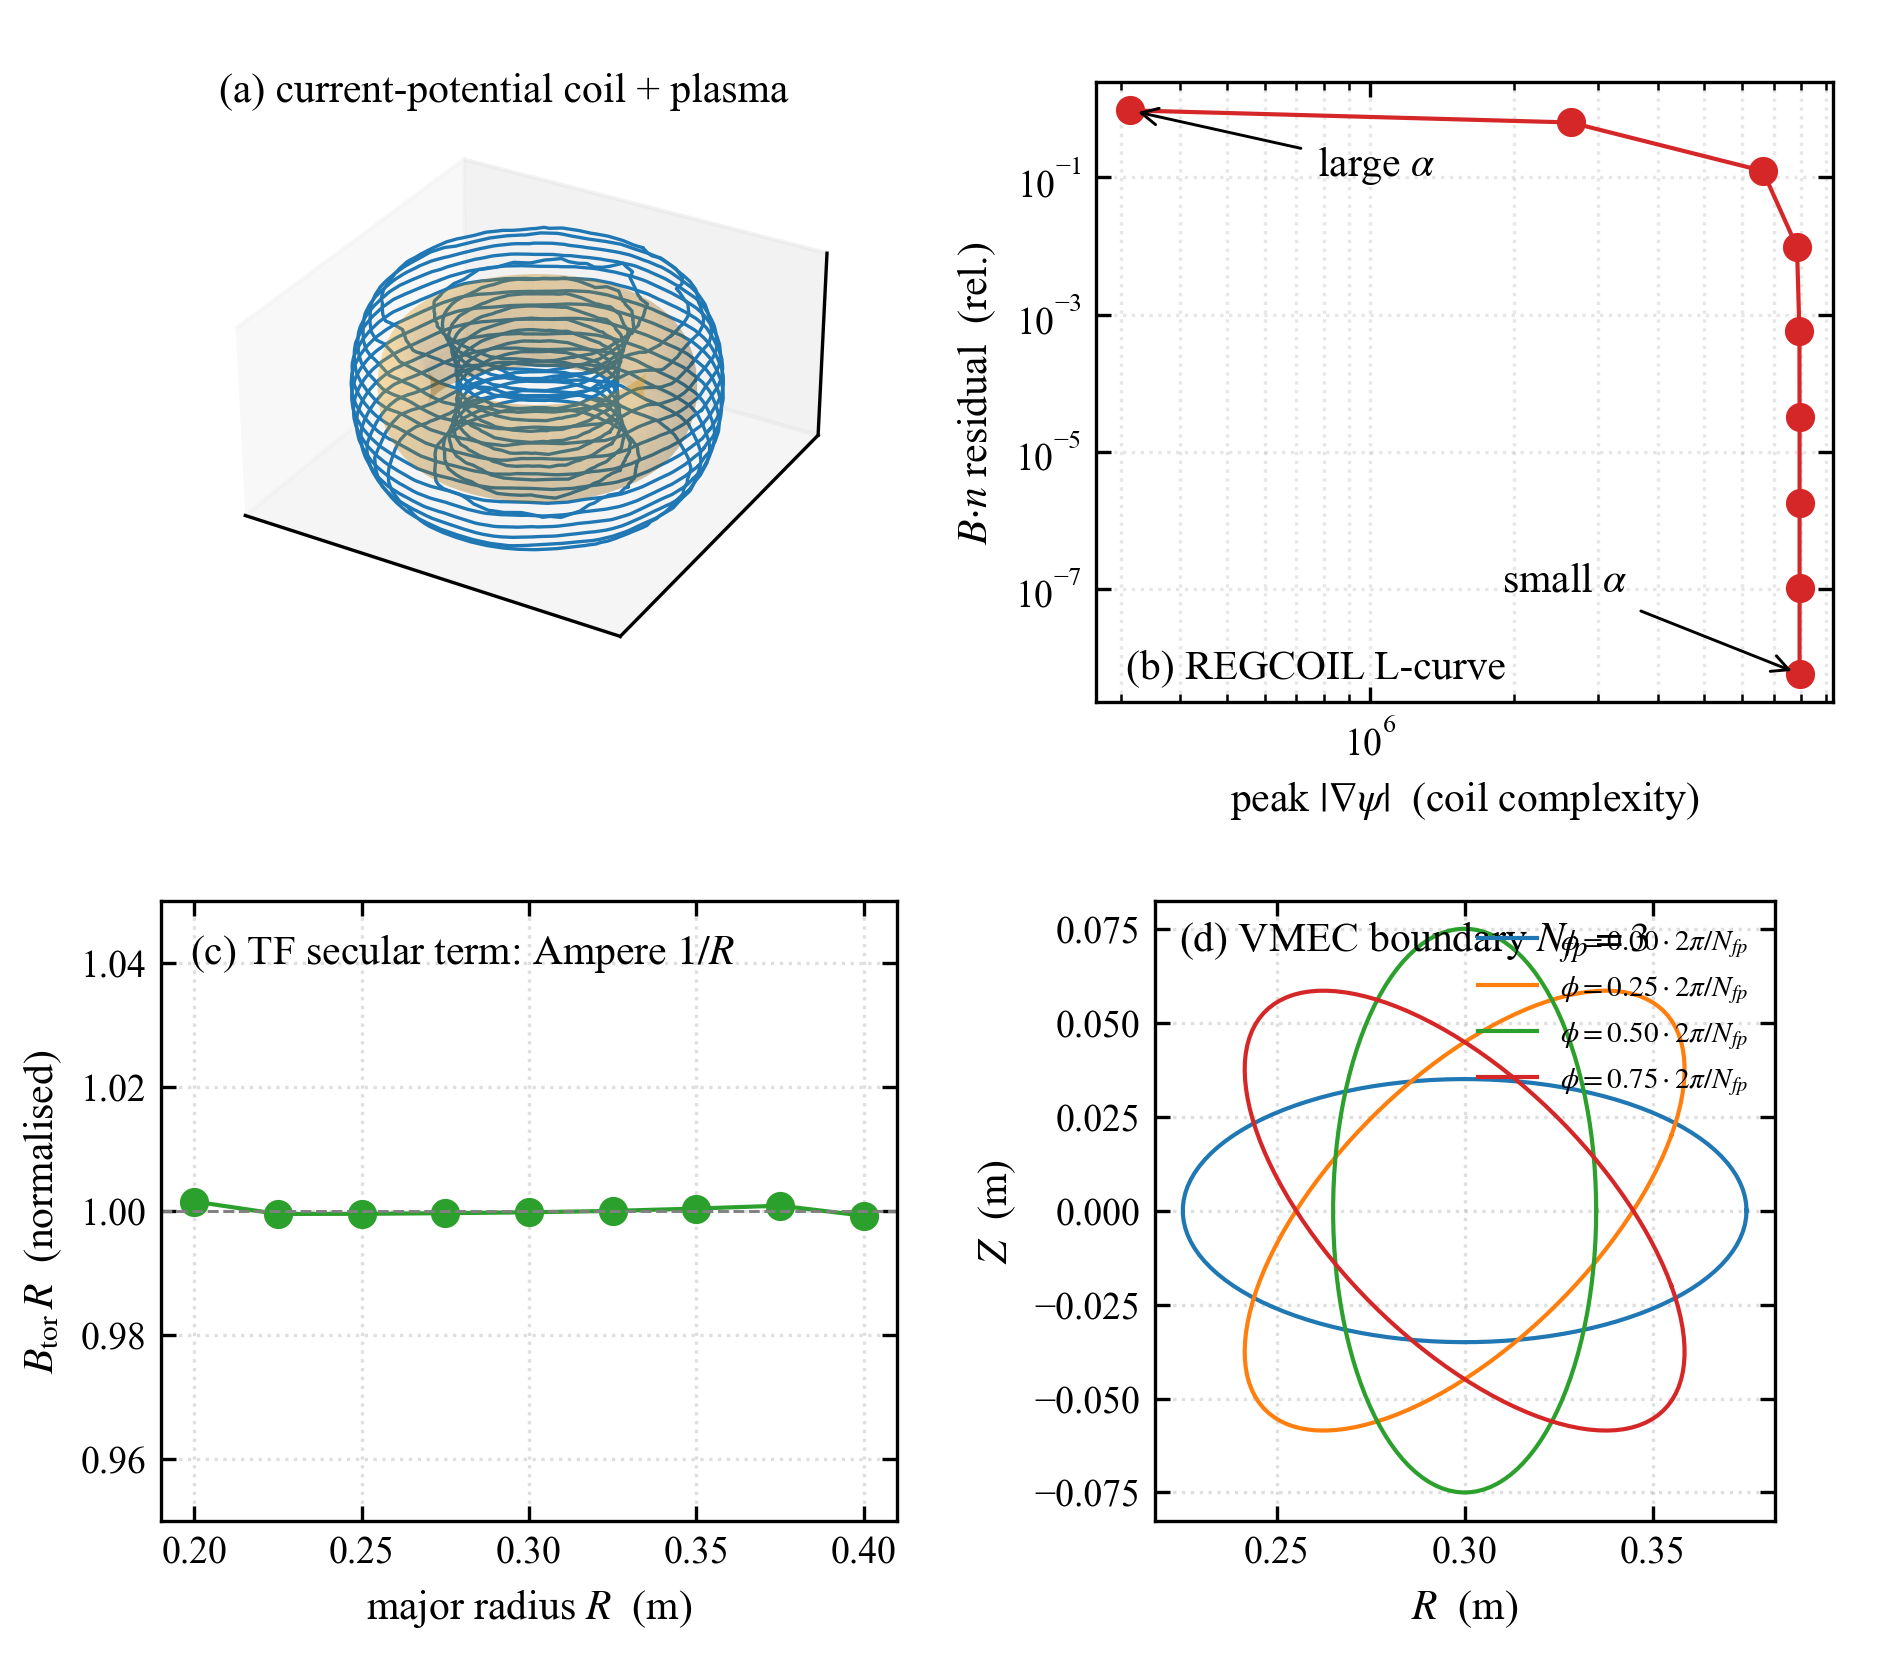

This figure's Python source:
#!/usr/bin/env python3
"""mini-REGCOIL / NESCOIL: a fusion coil-design (stellarator Stage-2) demo.

The stream-function (current-potential) machinery that designs an MRI gradient
coil or an induction-heating work coil is, mathematically, the SAME object the
fusion community calls a **winding-surface current potential** -- the unknown of
NESCOIL (Merkel 1987), REGCOIL (Landreman 2017) and the surface part of FOCUS
(Zhu 2018).  The Stage-2 coil problem is:

    given a target NORMAL field  B.n  on the PLASMA boundary,
    find a current potential psi on a WINDING SURFACE around it
    whose Biot-Savart field reproduces that B.n  (its iso-contours = the coils).

This demo runs that forward problem with Radia's existing surface-FE stream
function, in four parts:

  1. FORWARD WORKS -- two producible targets reproduced to MACHINE PRECISION:
       * uniform vertical field B.n   (a PF / equilibrium / vertical-field coil)
       * non-axisymmetric  sin(theta) cos(2 phi)  (a stellarator-like shape)
     ``A_n psi = B_n`` where the rows of ``A_n`` are the plasma-boundary normal
     component ``n.B`` of the winding-surface Biot-Savart kernel (we already
     assemble the 3-component ``A``; we just dot it with the plasma normal).

  2. THE REGCOIL TRADE-OFF -- on a GENUINELY HARD target the winding surface
     cannot reproduce cheaply (a high (theta, phi) mode that decays across the
     plasma-coil gap), sweeping the regularisation weight alpha traces the
     classic REGCOIL L-curve: (field error, coil complexity).

  3. NET CURRENT (the multivalued / secular term) -- a single-valued psi can
     only carry currents that net to zero through each hole of the winding
     torus.  A real coil set carries NET current: the current potential gains a
     SECULAR term  Psi = psi + (G/2pi) zeta + (I/2pi) theta  (zeta toroidal,
     theta poloidal angle).  The TWO extra degrees of freedom are the first
     cohomology generators of the winding surface -- their COUNT is the surface
     Betti number b1 = 2 (genus 1), which we CONFIRM gmsh-free via the Euler
     characteristic of the triangulated torus (b1 = 2 - chi; the volume T-Omega
     cut engine ``src/radia/cohomology_cut.py`` is itself gmsh-free,
     ``radia.cohomology``).  We verify the
     net-poloidal-current (TF) secular term reproduces the textbook  B_tor ~ 1/R
     toroidal field (Ampere's law) inside the tube and ~0 outside.  Key physics:
     the TF field is TANGENT to the plasma boundary (n.B ~ 0), so the net
     poloidal current is a PRESCRIBED engineering parameter (you set it for the
     desired on-axis B_tor) -- exactly why REGCOIL takes net_poloidal_current as
     an INPUT, not a fitted output.

  4. A VMEC-SHAPED PLASMA BOUNDARY -- the circular plasma torus is replaced by a
     genuinely non-axisymmetric **rotating-ellipse** boundary in the VMEC Fourier
     representation  R = sum RBC(m,n) cos(m th - n NFP ph),  Z = sum ZBS(m,n)
     sin(...) , with analytic surface normals from the parametric tangents.  A
     real machine's free-boundary equilibrium can be dropped in with
     ``--wout wout_*.nc`` (a standard VMEC output; the netCDF4 reader extracts
     the boundary rmnc/zmns coefficients).

HONEST SCOPE (what this is and is NOT):
  * Parts 1-2 use a SINGLE-VALUED psi -- correct for PF / RMP / shaping / shim
    fields.  Part 3 adds the multivalued secular term for net-current (TF-type)
    coils; the generator COUNT is computed (Euler characteristic, gmsh-free), and on the torus
    the generators themselves are analytic (exact).  For a general winding
    surface the generators come from the cohomology cut
    (``src/radia/cohomology_cut.py``), not analytic forms.
  * The producible targets reproduce to ~1e-8 BECAUSE they are smooth and within
    reach; that is honest (the forward map is exact), not a hidden tolerance.
  * Part 4's default boundary is an ANALYTIC rotating-ellipse model, NOT a
    converged equilibrium -- a stand-in with the genuine VMEC Fourier shape.  A
    production run drops in a real ``wout_*.nc`` (reader provided, verified by a
    round-trip against the VMEC netCDF schema) and additionally needs coil force
    / stress and winding-surface geometry optimisation (FOCUS).

Run (standalone -- no Cubit, no panel UI):
    python demo_regcoil_fusion.py
    python demo_regcoil_fusion.py --no-plot               # JSON only
    python demo_regcoil_fusion.py --wout wout_w7x.nc      # real VMEC boundary
    python demo_regcoil_fusion.py --no-cohomology         # skip the b1 (Euler-char) check

Writes validation evidence to
``validation_test/stream_function/demos/demo_regcoil_fusion.json`` and, if
matplotlib + radia-mcp are present, ``demo_regcoil_fusion.{png,pdf}`` next to
this script.
"""
from __future__ import annotations

import argparse
import json
import math
import os
import platform
from datetime import datetime

import numpy as np

from _validation_output import validation_output

# major radius shared by the winding torus and the (circular) plasma torus -- a
# simple, reproducible stand-in for a VMEC boundary (Part 4 replaces it).
R_MAJOR = 0.30
A_PLASMA = 0.06       # plasma-boundary minor radius (circular case, parts 1-3)
A_WIND = 0.12         # winding-surface minor radius (the coil lives here)
_MU0 = 4.0e-7 * math.pi
_MU0_4PI = 1.0e-7


def _torus_surface_vol(a, maxh, path):
    """Save a torus SURFACE mesh (revolved wire = dim-2 surface, what the
    surface stream function lives on -- revolving a Face would give a solid)."""
    from netgen.occ import WorkPlane, Axes, Pnt, Y, Z, Axis, OCCGeometry
    wire = WorkPlane(Axes(Pnt(R_MAJOR, 0, 0), n=Y)).Circle(a).Wire()
    surf = wire.Revolve(Axis(Pnt(0, 0, 0), Z), 360)
    OCCGeometry(surf).GenerateMesh(maxh=maxh).Save(path)
    return path


def _plasma_points_normals(plasma, eval_max):
    """Circular-plasma sample points + analytic outward normals (torus)."""
    pts = np.array([list(v.point) for v in plasma.vertices])
    if len(pts) > eval_max:
        pts = pts[np.linspace(0, len(pts) - 1, eval_max).astype(int)]
    phi = np.arctan2(pts[:, 1], pts[:, 0])
    nrm = np.column_stack([pts[:, 0] - R_MAJOR * np.cos(phi),
                           pts[:, 1] - R_MAJOR * np.sin(phi), pts[:, 2]])
    nrm /= (np.linalg.norm(nrm, axis=1, keepdims=True) + 1e-30)
    rho = np.hypot(pts[:, 0], pts[:, 1]) - R_MAJOR
    theta = np.arctan2(pts[:, 2], rho)
    return pts, nrm, theta, phi


def _A_normal(C, fes, n_cf, pts, nrm):
    """B.n design matrix rows: 3-component winding Biot-Savart dotted with the
    plasma normal -> A_n[m, dof] = n . B at plasma point m from psi-dof."""
    A3 = C._assemble_biot_savart(fes, n_cf, pts, [0, 1, 2]).reshape(
        len(pts), 3, fes.ndof)
    return np.einsum("mc,mcj->mj", nrm, A3)


def _design(C, fes, coil, A_n, Bn, regularize, alpha_rel):
    """Solve min psi^T S psi s.t. (regularised) A_n psi = Bn; return psi + diag.

    Returns (psi, B.n relative residual, peak |grad psi| = coil complexity)."""
    from ngsolve import GridFunction
    S = C._seminorm(fes, regularize).toarray()
    AtA = A_n.T @ A_n
    alpha = alpha_rel * np.trace(AtA) / fes.ndof
    psi = np.linalg.solve(AtA + alpha * S, A_n.T @ Bn)
    res = float(np.linalg.norm(A_n @ psi - Bn) / (np.linalg.norm(Bn) + 1e-30))
    gfu = GridFunction(fes)
    gfu.vec.FV().NumPy()[:] = psi
    return psi, res, float(C._peak_current_density(fes, coil, gfu))


def _contours(C, coil, psi, n_levels):
    verts = np.array([list(v.point) for v in coil.vertices])
    tris = C._surface_triangles(coil)
    tol = max(1e-12, 1e-6 * C._char_len(verts, tris))
    loops = []
    for lev in C._contour_levels(psi[:coil.nv], n_levels):
        loops.extend(C._segs_to_polylines(
            C._contour_segments(verts, psi[:coil.nv], tris, lev), tol))
    return loops


# --------------------------------------------------------------------------
# Part 3: net-current (multivalued / secular) term
# --------------------------------------------------------------------------
def _secular_currents(n_cf):
    """The two net-current secular surface currents on the torus winding
    surface, K = n x grad(angle):

      K_zeta  = n x grad(zeta)   zeta = toroidal angle -> NET POLOIDAL current
                (the TF solenoid; produces a toroidal B ~ 1/R inside the tube)
      K_theta = n x grad(theta)  theta = poloidal angle -> NET TOROIDAL current
                (a plasma-current-like ring; produces a poloidal / vertical B)

    grad(zeta), grad(theta) are single-valued vector fields even though the
    angles are multivalued -- they ARE the cohomology generators (analytic on a
    torus).  Returns [(name, K_cf), ...]."""
    from ngsolve import Cross, CoefficientFunction as CF, x, y, z, sqrt
    rho = sqrt(x * x + y * y)
    s = rho - R_MAJOR
    den = s * s + z * z
    grad_zeta = CF((-y, x, 0)) / (x * x + y * y)
    grad_theta = CF((-z * x / (rho * den), -z * y / (rho * den), s / den))
    return [("net_poloidal_TF", Cross(n_cf, grad_zeta)),
            ("net_toroidal", Cross(n_cf, grad_theta))]


def _assemble_secular_normal(coil, pts, nrm, K_list):
    """B.n at the plasma points from each explicit secular surface current K
    (same Biot-Savart kernel as _assemble_biot_savart, but K is a CF, not a
    per-DOF basis; the normal is already baked into each K = n x grad(...)).
    Returns (M, len(K_list))."""
    from ngsolve import x, y, z, sqrt, Integrate, ds
    out = np.zeros((len(pts), len(K_list)))
    for k, (_name, K) in enumerate(K_list):
        for m, p in enumerate(pts):
            dxt, dyt, dzt = p[0] - x, p[1] - y, p[2] - z
            r2 = dxt * dxt + dyt * dyt + dzt * dzt
            r3 = r2 * sqrt(r2)
            cr = (K[1] * dzt - K[2] * dyt,
                  K[2] * dxt - K[0] * dzt,
                  K[0] * dyt - K[1] * dxt)
            bn = sum(nrm[m, c] * _MU0_4PI * Integrate(cr[c] / r3 * ds, coil)
                     for c in range(3))
            out[m, k] = bn
    return out


def _tf_field_1overR(coil, n_cf, radii):
    """Toroidal field B_y of the unit net-poloidal-current (TF) secular term at
    (r, 0, 0) for r in radii.  Inside the tube Ampere's law gives B_y * r =
    const (~1/R); outside ~0.  Returns the B_y array."""
    from ngsolve import x, y, z, sqrt, Integrate, ds
    _name, K = _secular_currents(n_cf)[0]      # K_zeta = TF
    by = np.zeros(len(radii))
    for i, r in enumerate(radii):
        dxt, dyt, dzt = r - x, -y, -z
        r3 = (dxt * dxt + dyt * dyt + dzt * dzt) * sqrt(
            dxt * dxt + dyt * dyt + dzt * dzt)
        cy = K[2] * dxt - K[0] * dzt
        by[i] = _MU0_4PI * Integrate(cy / r3 * ds, coil)
    return by


def _betti1_winding_surface(a, maxh):
    """First Betti number b1 of the torus winding SURFACE -- gmsh-free.

    Computed from the surface's OWN triangulation via the Euler characteristic
    chi = V - E + F.  For a connected closed orientable surface b0 = 1, b2 = 1,
    so b1 = 2 - chi (= 2g, the genus count).  b1 = number of independent
    net-current (secular) DOFs = 2 for the genus-1 torus winding surface.

    This drops the Gmsh ``computeHomology`` dependency: the count is a direct
    combinatorial property of the closed triangulated torus (no homology solver
    needed).  The T-Omega cohomology CUT engine for general (volume) domains is
    likewise gmsh-free (``radia.cohomology`` / ``cohomology_cut.py``)."""
    nu = max(6, int(round(2 * np.pi * R_MAJOR / maxh)))   # toroidal divisions
    nv = max(6, int(round(2 * np.pi * a / maxh)))         # poloidal divisions

    def vid(i, j):
        return (i % nu) * nv + (j % nv)

    edges = set()
    nfaces = 0
    for i in range(nu):
        for j in range(nv):
            v00, v10 = vid(i, j), vid(i + 1, j)
            v01, v11 = vid(i, j + 1), vid(i + 1, j + 1)
            for tri in ((v00, v10, v11), (v00, v11, v01)):   # split each quad
                nfaces += 1
                for e in ((tri[0], tri[1]), (tri[1], tri[2]), (tri[2], tri[0])):
                    edges.add(frozenset(e))
    V, E, F = nu * nv, len(edges), nfaces
    chi = V - E + F                                          # = 0 for the torus
    return 2 - chi                                          # b1 = 2 - chi = 2


# --------------------------------------------------------------------------
# Part 4: VMEC-format (rotating-ellipse) plasma boundary
# --------------------------------------------------------------------------
def _rotating_ellipse_terms():
    """Default non-axisymmetric boundary: a rotating ellipse in the VMEC Fourier
    representation.  terms = [(m, n, RBC, ZBS), ...]; the (1,1) term rotates the
    elliptical cross-section as it goes around toroidally.  An analytic MODEL
    (not a converged equilibrium) with the genuine VMEC boundary shape."""
    nfp = 3
    terms = [(0, 0, R_MAJOR, 0.0),
             (1, 0, 0.055, 0.055),    # circular minor radius
             (1, 1, 0.020, -0.020)]   # rotating elongation (n != 0)
    return terms, nfp


def _read_wout_boundary(path):
    """Boundary Fourier terms (m, n, RBC, ZBS) + NFP from a VMEC ``wout_*.nc``.
    Reads the standard schema (xm, xn, rmnc, zmns, nfp); the boundary is the
    last flux surface.  STELLARATOR-SYMMETRIC only: a non-symmetric (lasym=T)
    wout also carries rmns/zmnc -- this reader RAISES rather than silently drop
    them (No-Fallback).  Also raises if the file lacks the VMEC variables.
    Verified by a round-trip against the schema in the golden."""
    import netCDF4
    d = netCDF4.Dataset(path, "r")
    try:
        nfp = int(np.asarray(d["nfp"][...]))
        xm = np.asarray(d["xm"][:])
        xn = np.asarray(d["xn"][:])
        rmnc = np.asarray(d["rmnc"][:])        # (ns, mn_mode)
        zmns = np.asarray(d["zmns"][:])
        # a non-stellarator-symmetric (lasym=T) wout carries rmns/zmnc that this
        # symmetric reader would silently truncate -> raise instead.
        if "rmns" in d.variables or "zmnc" in d.variables:
            raise ValueError(
                f"{path}: non-stellarator-symmetric wout (rmns/zmnc present); "
                "only the stellarator-symmetric rmnc/zmns boundary is supported")
    except (KeyError, IndexError) as e:
        raise ValueError(
            f"{path}: not a VMEC wout file (missing nfp/xm/xn/rmnc/zmns): {e}")
    finally:
        d.close()
    rb, zb = rmnc[-1, :], zmns[-1, :]          # boundary = last surface
    terms = [(int(xm[i]), int(round(xn[i] / nfp)), float(rb[i]), float(zb[i]))
             for i in range(len(xm))]
    return terms, nfp


def _vmec_boundary(terms, nfp, theta, phi):
    """Evaluate R, Z and their (theta, phi) derivatives from the Fourier terms.
    R = sum RBC cos(m th - n NFP ph),  Z = sum ZBS sin(m th - n NFP ph)."""
    R = np.zeros_like(theta); Z = np.zeros_like(theta)
    Rt = np.zeros_like(theta); Zt = np.zeros_like(theta)
    Rp = np.zeros_like(theta); Zp = np.zeros_like(theta)
    for m, n, rc, zs in terms:
        ang = m * theta - n * nfp * phi
        R += rc * np.cos(ang); Z += zs * np.sin(ang)
        Rt += -rc * m * np.sin(ang); Zt += zs * m * np.cos(ang)
        Rp += rc * (n * nfp) * np.sin(ang); Zp += -zs * (n * nfp) * np.cos(ang)
    return R, Z, Rt, Zt, Rp, Zp


def _vmec_points_normals(terms, nfp, ntheta, nphi):
    """Plasma-boundary sample points + OUTWARD unit normals from the parametric
    tangents n ~ dr/dtheta x dr/dphi.  The cross product is ALREADY consistently
    oriented; we only pick the global sign (away from the boundary's own
    phi-dependent m=0 centre) by majority vote -- NOT a star-shaped requirement,
    so a strongly-shaped (non-star-shaped) real wout boundary is accepted.
    Raises only on a degenerate (zero) normal (No-Fallback)."""
    th = np.linspace(0, 2 * np.pi, ntheta, endpoint=False)
    ph = np.linspace(0, 2 * np.pi, nphi, endpoint=False)
    TH, PH = np.meshgrid(th, ph, indexing="ij")
    R, Z, Rt, Zt, Rp, Zp = _vmec_boundary(terms, nfp, TH, PH)
    x = R * np.cos(PH); y = R * np.sin(PH); z = Z
    dtheta = np.stack([Rt * np.cos(PH), Rt * np.sin(PH), Zt], axis=-1)
    dphi = np.stack([Rp * np.cos(PH) - R * np.sin(PH),
                     Rp * np.sin(PH) + R * np.cos(PH), Zp], axis=-1)
    nrm = np.cross(dtheta, dphi)
    nlen = np.linalg.norm(nrm, axis=-1, keepdims=True)
    if (nlen < 1e-12).any():
        raise ValueError("degenerate VMEC boundary normal (zero cross product) "
                         "-- check the Fourier coefficients / parametrisation")
    nrm = nrm / nlen
    # the boundary's own m=0 centre R0(phi), Z0(phi) (NOT a hardcoded R_MAJOR --
    # a real equilibrium's axis is Shafranov-shifted); an interior reference for
    # the global outward-sign vote.
    R0 = np.zeros_like(PH); Z0 = np.zeros_like(PH)
    for m, n, rc, zs in terms:
        if m == 0:
            R0 += rc * np.cos(n * nfp * PH)
            Z0 += -zs * np.sin(n * nfp * PH)      # Z = ZBS sin(-n NFP ph) at m=0
    centre = np.stack([R0 * np.cos(PH), R0 * np.sin(PH), Z0], axis=-1)
    if np.sum(nrm * (np.stack([x, y, z], axis=-1) - centre)) < 0:
        nrm = -nrm                                # flip global sign -> outward
    pts = np.stack([x, y, z], axis=-1).reshape(-1, 3)
    nrm = nrm.reshape(-1, 3)
    return pts, nrm


def main():
    ap = argparse.ArgumentParser(
        description="mini-REGCOIL / NESCOIL fusion coil-design demo")
    ap.add_argument("--out-dir",
                    default=os.path.dirname(os.path.abspath(__file__)))
    ap.add_argument("--work-dir",
                    default=os.path.join(os.environ.get("TEMP", "/tmp"),
                                         "sf_regcoil"))
    ap.add_argument("--eval-max", type=int, default=220,
                    help="plasma-boundary B.n sample points")
    ap.add_argument("--wind-maxh", type=float, default=0.045)
    ap.add_argument("--plasma-maxh", type=float, default=0.035)
    ap.add_argument("--n-levels", type=int, default=14,
                    help="current-potential contours (= coil turns) to draw")
    ap.add_argument("--n-alpha", type=int, default=9,
                    help="REGCOIL L-curve points (alpha sweep)")
    ap.add_argument("--wout", default=None,
                    help="VMEC wout_*.nc; boundary replaces the rotating ellipse")
    ap.add_argument("--vmec-ntheta", type=int, default=40)
    ap.add_argument("--vmec-nphi", type=int, default=48)
    ap.add_argument("--tf-axis-field", type=float, default=1.0,
                    help="desired on-axis toroidal field [T] (prescribed net "
                         "poloidal current for Part 3)")
    ap.add_argument("--no-cohomology", action="store_true",
                    help="skip the b1 (Euler-characteristic) confirmation")
    ap.add_argument("--no-plot", action="store_true")
    args = ap.parse_args()

    from radia.panels import calc_streamfunction as C
    from ngsolve import Mesh, H1, specialcf, TaskManager

    os.makedirs(args.work_dir, exist_ok=True)

    with TaskManager():
        coil = Mesh(_torus_surface_vol(
            A_WIND, args.wind_maxh, os.path.join(args.work_dir, "wind.vol")))
        plasma = Mesh(_torus_surface_vol(
            A_PLASMA, args.plasma_maxh, os.path.join(args.work_dir, "plasma.vol")))
        fes = H1(coil, order=1, definedon=coil.Boundaries(".*"))
        n_cf = specialcf.normal(3)

        pts, nrm, theta, phi = _plasma_points_normals(plasma, args.eval_max)
        A_n = _A_normal(C, fes, n_cf, pts, nrm)

        # ---- 1. forward works: two producible targets -> machine precision ----
        targets = {
            "uniform_vertical_PF": nrm[:, 2],
            "stellarator_sinTheta_cos2phi": np.sin(theta) * np.cos(2 * phi),
        }
        designs = {}
        ref_loops = None
        for name, Bn in targets.items():
            psi, res, peakJ = _design(C, fes, coil, A_n, Bn, "h1", 1e-7)
            loops = _contours(C, coil, psi, args.n_levels)
            designs[name] = {"bn_residual_rel": res,
                             "peak_grad_psi": peakJ,
                             "n_contours": len(loops)}
            if name == "uniform_vertical_PF":
                ref_loops = loops
            print(f"[forward] {name:32s}  B.n resid={res:.2e}  "
                  f"peak|grad psi|={peakJ:.2e}  contours={len(loops)}")

        # ---- 2. REGCOIL L-curve on a GENUINELY HARD target ----
        Bn_hard = np.sin(3 * theta) * np.cos(5 * phi)
        alpha_rel_grid = np.logspace(2.0, -8.0, args.n_alpha)
        lcurve = []
        for a_rel in alpha_rel_grid:
            _psi, res, peakJ = _design(C, fes, coil, A_n, Bn_hard, "h1",
                                       float(a_rel))
            lcurve.append({"alpha_rel": float(a_rel),
                           "bn_residual_rel": res, "peak_grad_psi": peakJ})
            print(f"[L-curve] alpha_rel={a_rel:.1e}  B.n resid={res:.3e}  "
                  f"peak|grad psi|={peakJ:.3e}")

        # ---- 3. NET CURRENT: the multivalued / secular term ----
        K_list = _secular_currents(n_cf)
        sec_n = _assemble_secular_normal(coil, pts, nrm, K_list)
        col_scale = float(np.median(np.linalg.norm(A_n, axis=0)))
        # the TF (net-poloidal) secular current is ~tangent to the plasma, so its
        # B.n footprint is tiny -> it is a PRESCRIBED parameter, not fitted.
        radii = np.linspace(0.20, 0.40, 9)
        by_in = _tf_field_1overR(coil, n_cf, radii)
        by_out = _tf_field_1overR(coil, n_cf, np.array([0.10, 0.55]))
        br = by_in * radii                       # B_tor * R (should be const)
        # prescribe net poloidal current for the desired on-axis toroidal field
        Bphi0 = args.tf_axis_field
        Ipol_needed = 2.0 * math.pi * R_MAJOR * Bphi0 / _MU0
        net_current = {
            "betti1_winding_surface": (None if args.no_cohomology else
                                       _betti1_winding_surface(A_WIND, 0.06)),
            "n_secular_dofs": len(K_list),
            "tf_field_BR_const_mean": float(np.mean(br)),
            "tf_field_BR_const_spread_rel":
                float((br.max() - br.min()) / abs(np.mean(br))),
            "tf_field_outside_over_inside":
                float(np.max(np.abs(by_out)) / np.max(np.abs(by_in))),
            "secular_bn_footprint_rel": {
                K_list[k][0]: float(np.linalg.norm(sec_n[:, k]) / col_scale)
                for k in range(len(K_list))},
            "prescribed_on_axis_B_tor_T": Bphi0,
            "net_poloidal_current_needed_A": Ipol_needed,
        }
        b1 = net_current["betti1_winding_surface"]
        print(f"[net-current] b1(winding surface) [Euler char, gmsh-free]="
              f"{b1}  -> {len(K_list)} secular DOFs"
              + ("" if b1 is None else f"  (match: {b1 == len(K_list)})"))
        print(f"[net-current] TF secular field: B_tor*R const to "
              f"{net_current['tf_field_BR_const_spread_rel']*100:.2f}% inside, "
              f"outside/inside={net_current['tf_field_outside_over_inside']:.1e}")
        for k, (nm, _K) in enumerate(K_list):
            print(f"[net-current] secular '{nm}' B.n footprint = "
                  f"{net_current['secular_bn_footprint_rel'][nm]:.2e} "
                  f"(rel. to a psi column)")
        print(f"[net-current] prescribe B_tor={Bphi0:.1f} T on axis -> net "
              f"poloidal current {Ipol_needed/1e3:.1f} kA")

        # ---- 4. VMEC-shaped plasma boundary (rotating ellipse / wout) ----
        if args.wout:
            terms, nfp = _read_wout_boundary(args.wout)
            vmec_src = os.path.basename(args.wout)
        else:
            terms, nfp = _rotating_ellipse_terms()
            vmec_src = "rotating_ellipse_model"
        vpts, vnrm = _vmec_points_normals(terms, nfp, args.vmec_ntheta,
                                          args.vmec_nphi)
        if len(vpts) > args.eval_max:
            sel = np.linspace(0, len(vpts) - 1, args.eval_max).astype(int)
            vpts, vnrm = vpts[sel], vnrm[sel]
        A_n_v = _A_normal(C, fes, n_cf, vpts, vnrm)
        Bn_v = vnrm[:, 2]                         # uniform vertical field B.n
        _psiv, res_v, peakJ_v = _design(C, fes, coil, A_n_v, Bn_v, "h1", 1e-7)
        minor = np.linalg.norm(
            vpts - np.column_stack([R_MAJOR * vpts[:, 0] / np.hypot(vpts[:, 0],
                                    vpts[:, 1]),
                                    R_MAJOR * vpts[:, 1] / np.hypot(vpts[:, 0],
                                    vpts[:, 1]),
                                    np.zeros(len(vpts))]), axis=1)
        vmec = {"source": vmec_src, "nfp": nfp, "n_terms": len(terms),
                "minor_radius_min": float(minor.min()),
                "minor_radius_max": float(minor.max()),
                "non_axisymmetric": bool(minor.max() - minor.min() > 1e-3),
                "bn_residual_rel": res_v, "peak_grad_psi": peakJ_v,
                "eval_points": int(len(vpts))}
        print(f"[vmec] boundary='{vmec_src}' NFP={nfp}  minor "
              f"{minor.min():.3f}..{minor.max():.3f} m (non-axisym="
              f"{vmec['non_axisymmetric']})  -> B.n resid={res_v:.2e}")

    fig_data = {"lcurve": lcurve, "loops": ref_loops, "tf_radii": radii.tolist(),
                "tf_BR": br.tolist(), "vmec_terms": terms, "vmec_nfp": nfp}

    data = {
        "timestamp": datetime.now().isoformat(timespec="seconds"),
        "platform_class": platform.system(),
        "benchmark": "regcoil_fusion_forward",
        "problem": {
            "winding_torus": {"R": R_MAJOR, "a": A_WIND, "maxh": args.wind_maxh},
            "plasma_torus": {"R": R_MAJOR, "a": A_PLASMA, "maxh": args.plasma_maxh},
            "winding_ndof": int(fes.ndof),
            "plasma_eval_points": int(len(pts)),
            "regularize": "h1",
            "note": "parts 1-2 single-valued psi; part 3 adds the multivalued "
                    "secular (net-current) term; part 4 a VMEC-format boundary. "
                    "B.n from analytic model fields (swap for free-boundary VMEC "
                    "via --wout for a production run).",
        },
        "producible_targets": designs,
        "regcoil_lcurve": {"hard_target": "sin(3 theta) cos(5 phi)",
                           "points": lcurve},
        "net_current": net_current,
        "vmec_boundary": vmec,
    }
    jpath = validation_output("demo_regcoil_fusion.json", args.out_dir)
    with open(jpath, "w", encoding="utf-8") as f:
        json.dump(data, f, indent=2, allow_nan=False)
    print(f"\nResults -> {jpath}")

    if not args.no_plot:
        _plot(args, fig_data)


def _plot(args, fd):
    """2x2 lab figure: (a) the current-potential coil + plasma; (b) the REGCOIL
    L-curve; (c) the net-poloidal-current TF field B_tor*R vs R (Ampere 1/R);
    (d) the VMEC rotating-ellipse boundary cross-sections."""
    import matplotlib
    matplotlib.use("Agg")
    import matplotlib.pyplot as plt
    plt.rcParams["pdf.fonttype"] = 42
    w_in, h_in = 16.0 / 2.54, 16.0 * 0.88 / 2.54
    fig = plt.figure(figsize=(w_in, h_in))

    # (a) the designed coil = current-potential contours on the winding torus
    ax = fig.add_subplot(2, 2, 1, projection="3d")
    u = np.linspace(0, 2 * np.pi, 60); v = np.linspace(0, 2 * np.pi, 40)
    U, V = np.meshgrid(u, v)
    X = (R_MAJOR + A_PLASMA * np.cos(V)) * np.cos(U)
    Yy = (R_MAJOR + A_PLASMA * np.cos(V)) * np.sin(U)
    Zz = A_PLASMA * np.sin(V)
    ax.plot_surface(X, Yy, Zz, color="orange", alpha=0.18, linewidth=0)
    for p in (fd["loops"] or []):
        ax.plot(p[:, 0], p[:, 1], p[:, 2], lw=0.8, color="C0")
    ax.text2D(0.0, 0.97, "(a) current-potential coil + plasma",
              transform=ax.transAxes)
    for s in ("x", "y", "z"):
        getattr(ax, f"set_{s}ticks")([])
    ax.set_box_aspect((1, 1, 0.5))

    # (b) REGCOIL L-curve: residual vs coil complexity
    ax2 = fig.add_subplot(2, 2, 2)
    res = [pt["bn_residual_rel"] for pt in fd["lcurve"]]
    pk = [pt["peak_grad_psi"] for pt in fd["lcurve"]]
    ax2.loglog(pk, res, "o-", color="C3")
    ax2.set_xlabel(r"peak $|\nabla\psi|$  (coil complexity)")
    ax2.set_ylabel(r"$B{\cdot}n$ residual  (rel.)")
    ax2.text(0.04, 0.04, "(b) REGCOIL L-curve", transform=ax2.transAxes)
    ax2.grid(True, which="both", alpha=0.3)
    ax2.annotate(r"large $\alpha$", xy=(pk[0], res[0]),
                 xytext=(0.30, 0.85), textcoords="axes fraction",
                 arrowprops=dict(arrowstyle="->", lw=0.7))
    ax2.annotate(r"small $\alpha$", xy=(pk[-1], res[-1]),
                 xytext=(0.55, 0.18), textcoords="axes fraction",
                 arrowprops=dict(arrowstyle="->", lw=0.7))

    # (c) net-poloidal-current (TF) field: B_tor * R vs R (Ampere 1/R, flat)
    ax3 = fig.add_subplot(2, 2, 3)
    rr = np.array(fd["tf_radii"]); br = np.array(fd["tf_BR"])
    ax3.plot(rr, br / br.mean(), "o-", color="C2")
    ax3.axhline(1.0, ls="--", lw=0.7, color="0.5")
    ax3.set_xlabel(r"major radius $R$  (m)")
    ax3.set_ylabel(r"$B_{\rm tor}\,R$  (normalised)")
    ax3.text(0.04, 0.90, r"(c) TF secular term: Ampere $1/R$",
             transform=ax3.transAxes)
    ax3.set_ylim(0.95, 1.05)

    # (d) VMEC rotating-ellipse boundary cross-sections at several phi
    ax4 = fig.add_subplot(2, 2, 4)
    th = np.linspace(0, 2 * np.pi, 120)
    nfp = fd["vmec_nfp"]
    for j, frac in enumerate(np.linspace(0, 1.0, 5)[:-1]):
        ph = frac * 2 * np.pi / nfp
        R, Z, *_ = _vmec_boundary(fd["vmec_terms"], nfp, th, np.full_like(th, ph))
        ax4.plot(R, Z, lw=1.0, label=rf"$\phi={frac:.2f}\cdot2\pi/N_{{fp}}$")
    ax4.set_aspect("equal")
    ax4.set_xlabel(r"$R$  (m)"); ax4.set_ylabel(r"$Z$  (m)")
    ax4.text(0.04, 0.92, rf"(d) VMEC boundary $N_{{fp}}={nfp}$",
             transform=ax4.transAxes)
    ax4.legend(fontsize=7, loc="upper right", frameon=False)

    # explicit margins (a 3D subplot confuses tight_layout -> clipped x-labels)
    fig.subplots_adjust(left=0.085, right=0.97, top=0.95, bottom=0.085,
                        hspace=0.32, wspace=0.27)
    stem = os.path.join(args.out_dir, "demo_regcoil_fusion")
    wrote = [stem + ext for ext in (".pdf", ".png")]
    for path in wrote:
        fig.savefig(path, dpi=300)
    print(f"Plot    -> {', '.join(wrote)}")


if __name__ == "__main__":
    main()
